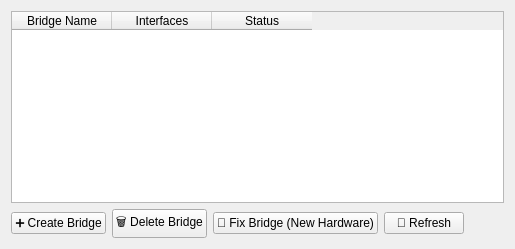
          <widget class="QWidget" name="bridgeTab">
           <attribute name="title">
            <string>Bridge Configuration</string>
           </attribute>
           <layout class="QVBoxLayout" name="verticalLayout_bridge">
            <item>
             <widget class="QTableWidget" name="bridgeTable">
              <property name="columnCount">
               <number>3</number>
              </property>
              <property name="alternatingRowColors">
               <bool>true</bool>
              </property>
              <property name="selectionBehavior">
               <enum>QAbstractItemView::SelectRows</enum>
              </property>
              <column>
               <property name="text">
                <string>Bridge Name</string>
               </property>
              </column>
              <column>
               <property name="text">
                <string>Interfaces</string>
               </property>
              </column>
              <column>
               <property name="text">
                <string>Status</string>
               </property>
              </column>
             </widget>
            </item>
            <item>
             <layout class="QHBoxLayout" name="horizontalLayout_bridge">
              <item>
               <widget class="QPushButton" name="createBridgeButton">
                <property name="text">
                 <string>➕ Create Bridge</string>
                </property>
               </widget>
              </item>
              <item>
               <widget class="QPushButton" name="deleteBridgeButton">
                <property name="text">
                 <string>🗑️ Delete Bridge</string>
                </property>
               </widget>
              </item>
              <item>
               <widget class="QPushButton" name="fixBridgeButton">
                <property name="text">
                 <string>🔧 Fix Bridge (New Hardware)</string>
                </property>
                <property name="toolTip">
                 <string>Re-attach the bridge to whatever network device this machine has. Use after installing a system image on different hardware.</string>
                </property>
               </widget>
              </item>
              <item>
               <widget class="QPushButton" name="refreshBridgeButton">
                <property name="text">
                 <string>🔄 Refresh</string>
                </property>
               </widget>
              </item>
              <item>
               <spacer name="horizontalSpacer_bridge">
                <property name="orientation">
                 <enum>Qt::Orientation::Horizontal</enum>
                </property>
                <property name="sizeHint" stdset="0">
                 <size>
                  <width>40</width>
                  <height>20</height>
                 </size>
                </property>
               </spacer>
              </item>
             </layout>
            </item>
           </layout>
          </widget>
